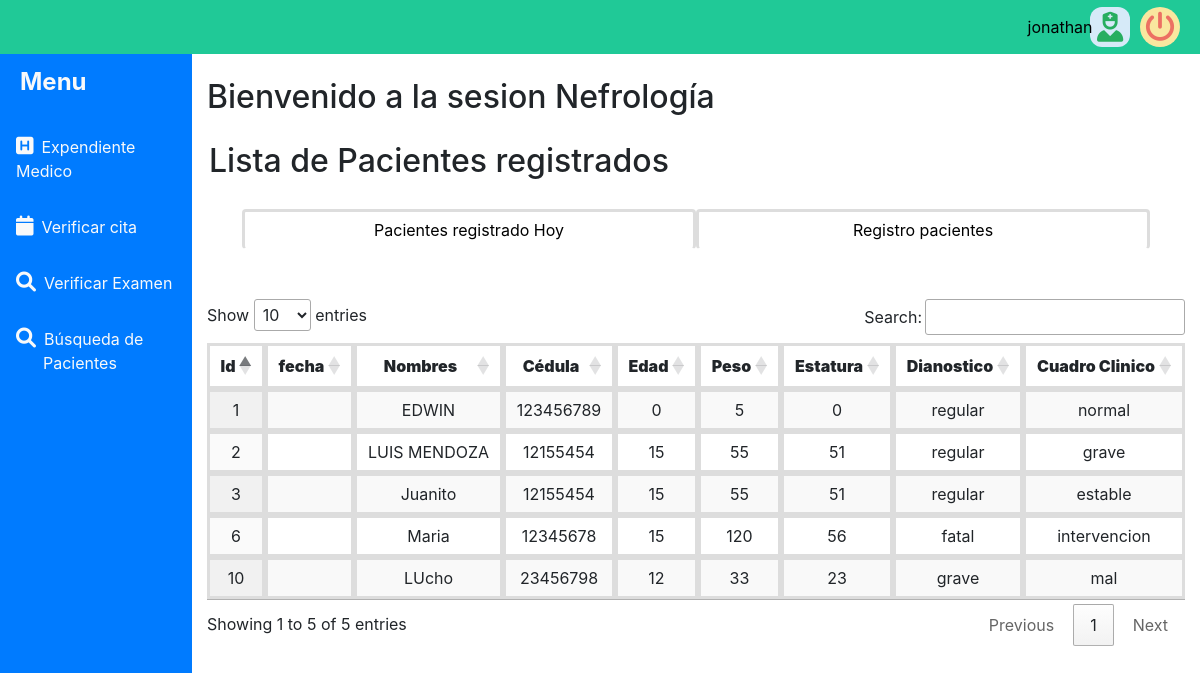
Page /expendiente_medico.php (signed in) on the committed database.
### tables this page shows
CREATE TABLE `expendiente_medico` (
  `id_historias` int(11) NOT NULL,
  `nombres` varchar(50) DEFAULT NULL,
  `cedula` varchar(50) DEFAULT NULL,
  `edad` int(11) DEFAULT NULL,
  `peso` varchar(50) DEFAULT NULL,
  `estatura` int(11) DEFAULT NULL,
  `presionarterial` varchar(20) DEFAULT NULL,
  `dianostico` text,
  `cuadro_clinico` text
);

### expendiente_medico.php (the view, shortened to what this page needs)
<?php
require 'conxion.php';
$consult="SELECT * FROM expendiente_medico";
$query=mysqli_query($conectar,$consult);
?>
<!DOCTYPE html>
<html lang="es" dir="ltr">
  <head>
  <link rel="stylesheet" type="text/css" href="css/estilomenu.css">
        <link rel="stylesheet" type="text/css" href="https://cdn.datatables.net/1.10.15/css/jquery.dataTables.min.css">
  </head>
  <body>
    <div class="container-fluid">
      <div class="row">
        <?php require('barra_sesion.php'); ?>
        <?php require('menulateral.php'); ?>
        <div class="col" style="margin-top:2%;">
          <form class="" action="" method="POST">
            <div class="">
                <label class="colort"><h2>Bienvenido a la sesion Nefrología</h2> </label><br>
                </div>
            <div class="" style="padding:2px; padding-top:10px;">
              <label class="colort"><h2>Lista de Pacientes registrados</h2></label>
            </div>
            <div style="padding:50px; padding-top:10px;">
              <div class="row">
                <a href="expendiente_medico.php?id=1" class="btn " id="mostrar" style=" color:black; border-left:solid #ddd; border-right:solid #ddd; border-top:solid #ddd; display:block; width:50%;">Pacientes registrado Hoy</a>
                <a href="expendiente_medico.php?id=2" class="btn " id="ocultar" style=" color:black; border-left:solid #ddd; border-right:solid #ddd; border-top:solid #ddd; display:block; width:50%;"><span>Registro pacientes</span></a>
              </div>
            </div>
                <table  id="example" class="display">
                <thead>
              <tr>
              <th style="border:solid #ddd;text-align: center; "><b>Id</b></th>
                <th style="border:solid #ddd;text-align: center; "><b>fecha</b></th>
                <th style="border:solid #ddd;text-align: center; "><b>Nombres</b></th>
                <th style="border:solid #ddd;text-align: center; "><b>Cédula</b></th>
                <th style="border:solid #ddd;text-align: center; "><b>Edad</b></th>
                <th style="border:solid #ddd;text-align: center; "><b>Peso</b></th>
                <th style="border:solid #ddd;text-align: center; "><b>Estatura</b></th>
                <th style="border:solid #ddd;text-align: center; "><b>Dianostico</b></th>
                <th style="border:solid #ddd;text-align: center; "><b>Cuadro Clinico</b></th>
              </tr>
              </thead>
              <?php foreach ($query as $col){ ?>
              <tr>
                <td style="border:solid #ddd;text-align: center; "><a><?php echo $col['id_historias']; ?></a></td>
                <td style="border:solid #ddd;text-align: center; "><a><?php echo $col['fecha']; ?></a></td>
                <td style="border:solid #ddd;text-align: center; "><a><?php echo $col['nombres']; ?></a></td>
                <td style="border:solid #ddd;text-align: center; "><a><?php echo $col['cedula']; ?></a></td>
                <td style="border:solid #ddd;text-align: center; "><a><?php echo $col['edad']; ?></a></td>
                <td style="border:solid #ddd;text-align: center; "><a><?php echo $col['peso']; ?></a></td>
                <td style="border:solid #ddd;text-align: center; "><a><?php echo $col['estatura']; ?></a></td>
                <td style="border:solid #ddd;text-align: center; "><a><?php echo $col['dianostico']; ?></a></td>
                <td style="border:solid #ddd;text-align: center; "><a><?php echo $col['cuadro_clinico']; ?></a></td>
              </tr>
            <?php } ?>
          </form>
        </div>
      </div>
    </div>
  </body>
</html>

### css/estilomenu.css (style rules this page uses)
a { color: #fff; cursor: pointer; }

### rows in the picture
expendiente_medico: id_historias "1", nombres "EDWIN", cedula "123456789", edad "0", peso "5", estatura "0", dianostico "regular", cuadro_clinico "normal"
expendiente_medico: id_historias "2", nombres "LUIS MENDOZA", cedula "12155454", edad "15", peso "55", estatura "51", dianostico "regular", cuadro_clinico "grave"
expendiente_medico: id_historias "3", nombres "Juanito", cedula "12155454", edad "15", peso "55", estatura "51", dianostico "regular", cuadro_clinico "estable"
expendiente_medico: id_historias "6", nombres "Maria", cedula "12345678", edad "15", peso "120", estatura "56", dianostico "fatal", cuadro_clinico "intervencion"
expendiente_medico: id_historias "10", nombres "LUcho", cedula "23456798", edad "12", peso "33", estatura "23", dianostico "grave", cuadro_clinico "mal"

### other values in the picture
$_SESSION['iuser'] "jonathan"
